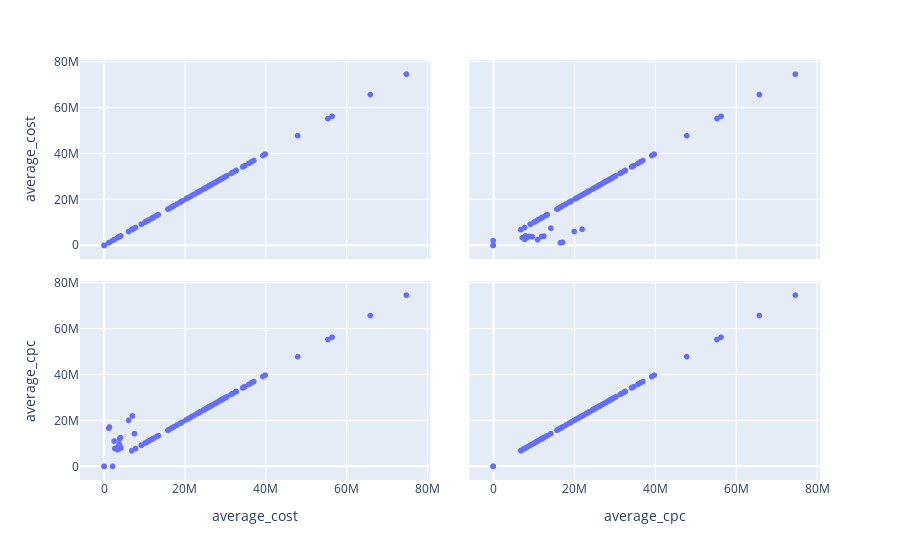

The code cell stored with this chart in its notebook:
### Code cell
# 'avaerage_cost' and 'average_cpc' are identical columns as they have almost linear relationship

fig = px.scatter_matrix(df, dimensions=["average_cost", "average_cpc"])
fig.show()

### Figure 1 — Plotly figure (JSON) as saved in the notebook; plotly's stock layout.template omitted (floating-point values rounded to 4 significant figures; data arrays with more than 128 entries replaced by an {"elided": "..."} marker saying what was removed)
{"data": [{"dimensions": [{"axis": {"matches": true}, "label": "average_cost", "values": {"elided": "133 float values"}}, {"axis": {"matches": true}, "label": "average_cpc", "values": {"elided": "133 float values"}}], "hovertemplate": "%{xaxis.title.text}=%{x}<br>%{yaxis.title.text}=%{y}<extra></extra>", "legendgroup": "", "marker": {"color": "#636efa", "symbol": "circle"}, "name": "", "showlegend": false, "type": "splom"}], "layout": {"dragmode": "select", "legend": {"tracegroupgap": 0}, "margin": {"t": 60}}}
